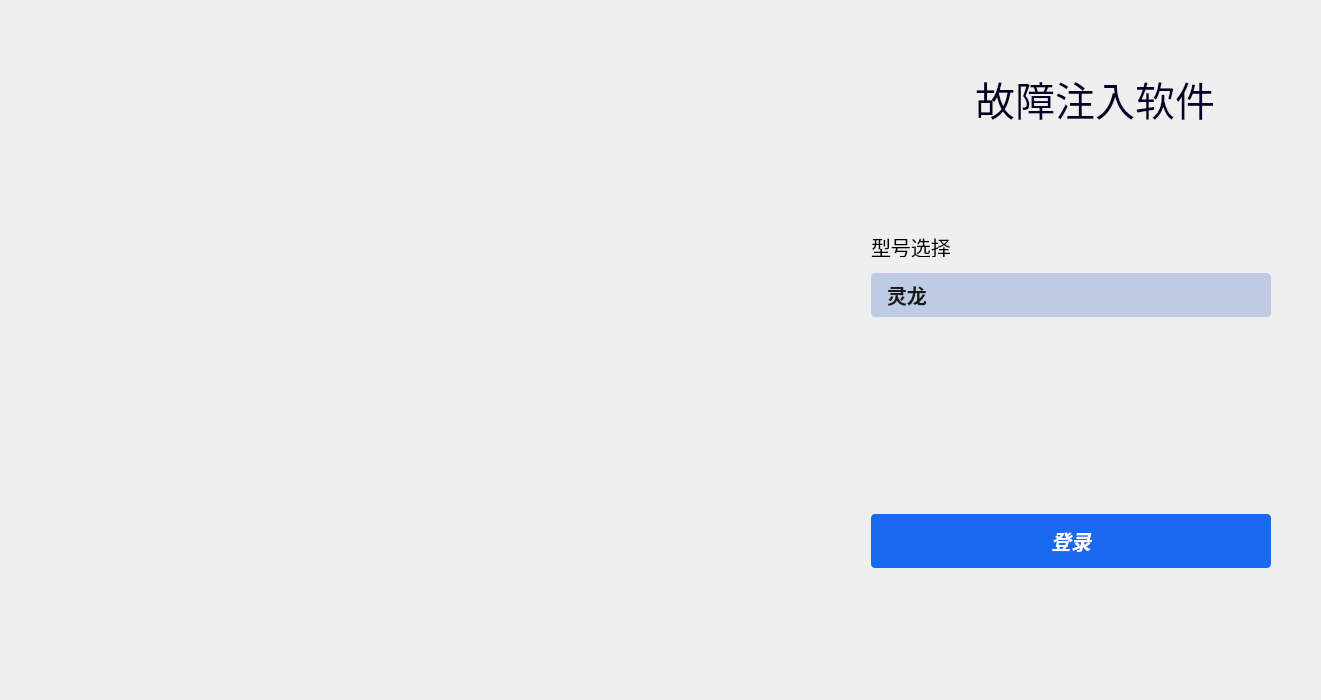
<?xml version="1.0" encoding="UTF-8"?>
<ui version="4.0">
 <class>FaultInjectionLoginClass</class>
 <widget class="QWidget" name="FaultInjectionLoginClass">
  <property name="geometry">
   <rect>
    <x>0</x>
    <y>0</y>
    <width>1321</width>
    <height>700</height>
   </rect>
  </property>
  <property name="minimumSize">
   <size>
    <width>1321</width>
    <height>700</height>
   </size>
  </property>
  <property name="maximumSize">
   <size>
    <width>1321</width>
    <height>700</height>
   </size>
  </property>
  <property name="font">
   <font>
    <family>Arial Black</family>
    <pointsize>25</pointsize>
    <weight>75</weight>
    <italic>true</italic>
    <bold>true</bold>
   </font>
  </property>
  <property name="windowTitle">
   <string>FaultInjectionLogin</string>
  </property>
  <property name="styleSheet">
   <string notr="true">#Labelbac{
	
	border-image: url(:/FaultInjection/images/login_back.png);

}
#CloseBt{
border:none;
background-image: url(:/FaultInjection/images/close_normal.png);
}
#CloseBt:hover{
border:none;
background-image: url(:/FaultInjection/images/close_hover.png);
}
#CloseBt:pressed{
border:none;
background-image: url(:/FaultInjection/images/close_active.png);
}
#SoftTypeLable
{
height: 60px;
font-size: 40px;
font-family: YouSheBiaoTiHei;
color: #020026;
line-height: 60px; 
}
#TypeSelectLable
{
width: 80px;
height: 20px;
font-size: 20px;
font-family: STHeitiSC-Light, STHeitiSC;
font-weight: 300;
color: #171717;
line-height: 21px;
}
QComboBox
{ width: 400px;
height: 44px;
background-color: rgb(192, 204, 229);
border-radius: 4px;
padding:1px 18px 1px 16px;
font-size: 20px;
font-family: STHeitiSC-Medium, STHeitiSC;
font-weight: 500;
color: #171717;
line-height: 24px;
}
QComboBox:hover
{
background-color: rgb(217, 217, 217);
}
QComboBox QAbstractItemView{
background:rgba(255,255,255,0.1);
border:1px solid rgba(228,228,228,1);
border-radius:0px 0px 5px 5px;
font-size:20px;
outline: 0px; 
}
QComboBox QAbstractItemView::item{
height:36px;
color:rgba(255,255,255,0.1);
padding-left:9px;
background-color:#FFFFFF;
}
QComboBox QAbstractItemView::item:hover{ 
background-color:#409CE1;
color:#ffffff;
}
QComboBox QAbstractItemView::item:selected{
background-color: rgb(192, 204, 229);
color:#ffffff;
}
QComboBox::drop-down {
min-width: 20px;
border:none;
}
QComboBox::down-arrow {
min-width: 20px;
background-image: url(:/FaultInjection/images/comboxDropDown.png);
}
#LoginBt
{
	width: 400px;
	height: 54px;
	background: #1969F1;
	box-shadow: 0px 2px 4px 0px rgba(25,105,241,0.1700);
	border-radius: 4px;
	font-size:20px;
	color:#ffffff;
	font-family: STHeitiSC-Medium, STHeitiSC;
}
#LoginBt:hover
{
	
	background-color: rgb(56, 125, 243);
}
#LoginBt:focus
{
	background-color: rgb(34,96,203);
}</string>
  </property>
  <widget class="QLabel" name="SoftTypeLable">
   <property name="geometry">
    <rect>
     <x>960</x>
     <y>68</y>
     <width>255</width>
     <height>60</height>
    </rect>
   </property>
   <property name="minimumSize">
    <size>
     <width>255</width>
     <height>60</height>
    </size>
   </property>
   <property name="maximumSize">
    <size>
     <width>255</width>
     <height>60</height>
    </size>
   </property>
   <property name="font">
    <font>
     <family>YouSheBiaoTiHei</family>
     <pointsize>-1</pointsize>
    </font>
   </property>
   <property name="text">
    <string>故障注入软件</string>
   </property>
   <property name="textFormat">
    <enum>Qt::AutoText</enum>
   </property>
   <property name="alignment">
    <set>Qt::AlignRight|Qt::AlignTrailing|Qt::AlignVCenter</set>
   </property>
   <property name="wordWrap">
    <bool>true</bool>
   </property>
  </widget>
  <widget class="QWidget" name="leftwidget" native="true">
   <property name="geometry">
    <rect>
     <x>250</x>
     <y>280</y>
     <width>120</width>
     <height>80</height>
    </rect>
   </property>
  </widget>
  <widget class="QWidget" name="rigtwidget" native="true">
   <property name="geometry">
    <rect>
     <x>410</x>
     <y>290</y>
     <width>120</width>
     <height>80</height>
    </rect>
   </property>
  </widget>
  <widget class="QLabel" name="TypeSelectLab">
   <property name="geometry">
    <rect>
     <x>871</x>
     <y>237</y>
     <width>80</width>
     <height>20</height>
    </rect>
   </property>
   <property name="minimumSize">
    <size>
     <width>80</width>
     <height>20</height>
    </size>
   </property>
   <property name="maximumSize">
    <size>
     <width>80</width>
     <height>20</height>
    </size>
   </property>
   <property name="font">
    <font>
     <pointsize>15</pointsize>
    </font>
   </property>
   <property name="text">
    <string>型号选择</string>
   </property>
  </widget>
  <widget class="QComboBox" name="TypeComboBox">
   <property name="geometry">
    <rect>
     <x>871</x>
     <y>273</y>
     <width>400</width>
     <height>44</height>
    </rect>
   </property>
   <property name="minimumSize">
    <size>
     <width>400</width>
     <height>44</height>
    </size>
   </property>
   <property name="maximumSize">
    <size>
     <width>400</width>
     <height>44</height>
    </size>
   </property>
   <property name="font">
    <font>
     <family>STHeitiSC-Medium,STHeitiSC</family>
     <pointsize>-1</pointsize>
     <weight>62</weight>
     <bold>true</bold>
    </font>
   </property>
   <item>
    <property name="text">
     <string>灵龙</string>
    </property>
   </item>
  </widget>
  <widget class="QPushButton" name="LoginBt">
   <property name="geometry">
    <rect>
     <x>871</x>
     <y>514</y>
     <width>400</width>
     <height>54</height>
    </rect>
   </property>
   <property name="minimumSize">
    <size>
     <width>400</width>
     <height>54</height>
    </size>
   </property>
   <property name="sizeIncrement">
    <size>
     <width>400</width>
     <height>54</height>
    </size>
   </property>
   <property name="text">
    <string notr="true">登录</string>
   </property>
  </widget>
  <widget class="QLabel" name="Labelbac">
   <property name="geometry">
    <rect>
     <x>0</x>
     <y>0</y>
     <width>1321</width>
     <height>700</height>
    </rect>
   </property>
   <property name="minimumSize">
    <size>
     <width>1321</width>
     <height>700</height>
    </size>
   </property>
   <property name="maximumSize">
    <size>
     <width>1321</width>
     <height>700</height>
    </size>
   </property>
   <property name="text">
    <string/>
   </property>
  </widget>
  <widget class="QPushButton" name="CloseBt">
   <property name="geometry">
    <rect>
     <x>1291</x>
     <y>0</y>
     <width>30</width>
     <height>30</height>
    </rect>
   </property>
   <property name="minimumSize">
    <size>
     <width>30</width>
     <height>30</height>
    </size>
   </property>
   <property name="maximumSize">
    <size>
     <width>30</width>
     <height>30</height>
    </size>
   </property>
   <property name="text">
    <string/>
   </property>
  </widget>
  <zorder>Labelbac</zorder>
  <zorder>SoftTypeLable</zorder>
  <zorder>leftwidget</zorder>
  <zorder>rigtwidget</zorder>
  <zorder>TypeSelectLab</zorder>
  <zorder>TypeComboBox</zorder>
  <zorder>LoginBt</zorder>
  <zorder>CloseBt</zorder>
 </widget>
 <layoutdefault spacing="6" margin="11"/>
 <resources>
  <include location="FaultInjection.qrc"/>
 </resources>
 <connections/>
</ui>
